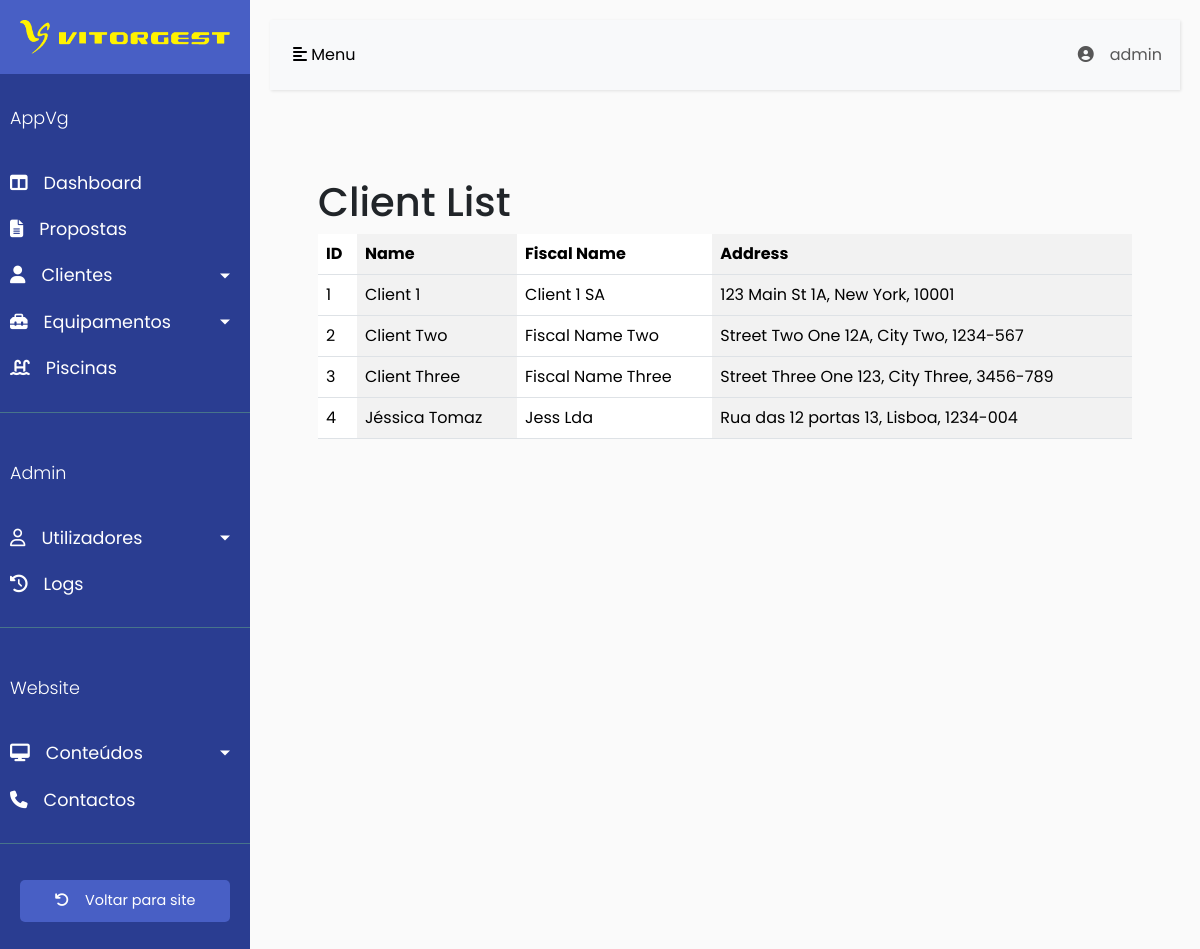
/backoffice/clients/ (signed in), run on an earlier commit of the app's database.
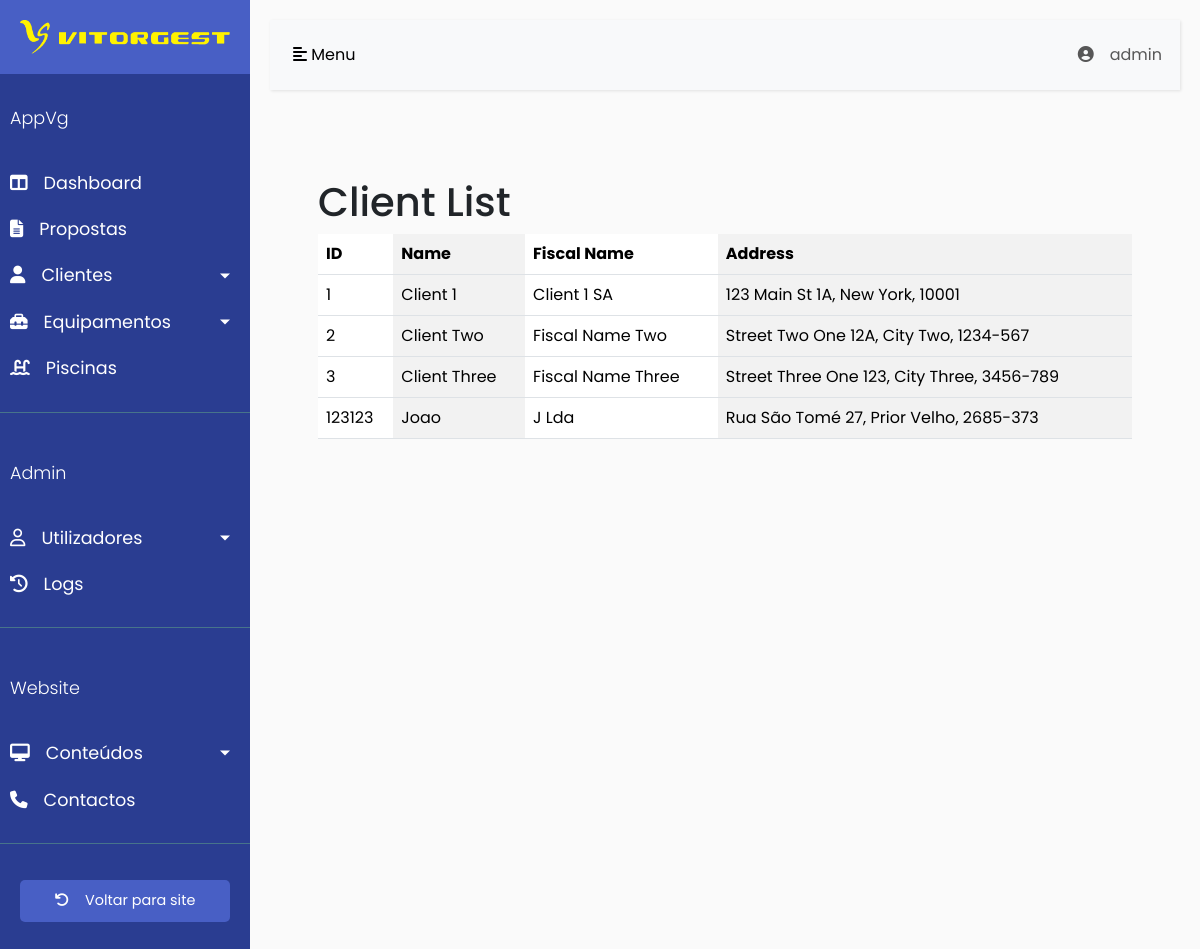
And on a later commit of the database.
### backoffice/models/client.py (models this page shows, shortened)
class Client(models.Model):
    client = models.IntegerField()
    name = models.CharField(max_length=100)
    fiscal_name = models.CharField(max_length=100)
    tax_number = models.CharField(max_length=20)
    notes = models.TextField(null=True, blank=True)

class Address(models.Model):
    client = models.ForeignKey(Client, on_delete=models.CASCADE)
    street = models.CharField(max_length=100)
    number = models.CharField(max_length=10)
    city = models.CharField(max_length=100)
    postal_code = models.CharField(max_length=10)
    coordinate_x = models.DecimalField(max_digits=9, decimal_places=6)
    coordinate_y = models.DecimalField(max_digits=9, decimal_places=6)
    notes = models.TextField(null=True, blank=True)

### backoffice/views/client_views.py (the view)
# urls.py: path('clients/', login_required(client_views.clients), name='clients'),
def clients(request):
    clientsList = Client.objects.all()
    context = {
        'clients': clientsList,
    }
    return render(request, 'client/clients.html', context)

### backoffice/templates/client/clients.html (shortened to what this page needs)
{% extends "base.html" %}
{% block content %}
    <h1>Client List</h1>
    <table class="table table-striped-columns table-hover">
        <thead>
        <tr>
            <th>ID</th>
            <th>Name</th>
            <th>Fiscal Name</th>
            <th>Address</th>
        </tr>
        </thead>
        <tbody>
        {% for client in clients %}
            <tr style='cursor: pointer; cursor: hand;' onclick="window.location='{% url 'client_details' client.id %}';">
                <td>{{ client.client }}</td>
                <td>{{ client.name }}</td>
                <td>{{ client.fiscal_name }}</td>
                <td>{{ client.address_set.first.street }} {{ client.address_set.first.number }},
                    {{ client.address_set.first.city }}, {{ client.address_set.first.postal_code }}</td>
            </tr>
        {% endfor %}
        </tbody>
    </table>
{% endblock %}

What changed in the data, as far as the page shows it:
changed Client: client "4" → "123123"; name "Jéssica Tomaz" → "Joao"; fiscal_name "Jess Lda" → "J Lda"; address_set.first.street "Rua das 12 portas" → "Rua São Tomé"; address_set.first.number "13" → "27"; address_set.first.city "Lisboa" → "Prior Velho"; address_set.first.postal_code "1234-004" → "2685-373"
